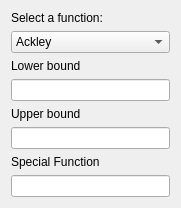
   <widget class="QWidget" name="verticalLayoutWidget_2">
    <property name="geometry">
     <rect>
      <x>1060</x>
      <y>10</y>
      <width>181</width>
      <height>196</height>
     </rect>
    </property>
    <layout class="QVBoxLayout" name="verticalLayout_23">
     <item>
      <widget class="QLabel" name="func_label">
       <property name="text">
        <string>Select a function:</string>
       </property>
      </widget>
     </item>
     <item>
      <widget class="QComboBox" name="func_comboBox">
       <property name="editable">
        <bool>false</bool>
       </property>
       <item>
        <property name="text">
         <string>Ackley</string>
        </property>
       </item>
       <item>
        <property name="text">
         <string>Griewank</string>
        </property>
       </item>
       <item>
        <property name="text">
         <string>Schwefel</string>
        </property>
       </item>
       <item>
        <property name="text">
         <string>Rastrigin</string>
        </property>
       </item>
       <item>
        <property name="text">
         <string>Sphere</string>
        </property>
       </item>
       <item>
        <property name="text">
         <string>Perm</string>
        </property>
       </item>
       <item>
        <property name="text">
         <string>Zakharov</string>
        </property>
       </item>
       <item>
        <property name="text">
         <string>Rosenbrock</string>
        </property>
       </item>
       <item>
        <property name="text">
         <string>Dixon-Price</string>
        </property>
       </item>
       <item>
        <property name="text">
         <string>Special</string>
        </property>
       </item>
      </widget>
     </item>
     <item>
      <widget class="QLabel" name="label_61">
       <property name="text">
        <string>Lower bound</string>
       </property>
      </widget>
     </item>
     <item>
      <widget class="QLineEdit" name="lower_bound"/>
     </item>
     <item>
      <widget class="QLabel" name="label_62">
       <property name="text">
        <string>Upper bound</string>
       </property>
      </widget>
     </item>
     <item>
      <widget class="QLineEdit" name="upper_bound"/>
     </item>
     <item>
      <widget class="QLabel" name="label_129">
       <property name="text">
        <string>Special Function</string>
       </property>
      </widget>
     </item>
     <item>
      <widget class="QLineEdit" name="specialfunction_edit">
       <property name="readOnly">
        <bool>true</bool>
       </property>
      </widget>
     </item>
    </layout>
   </widget>
